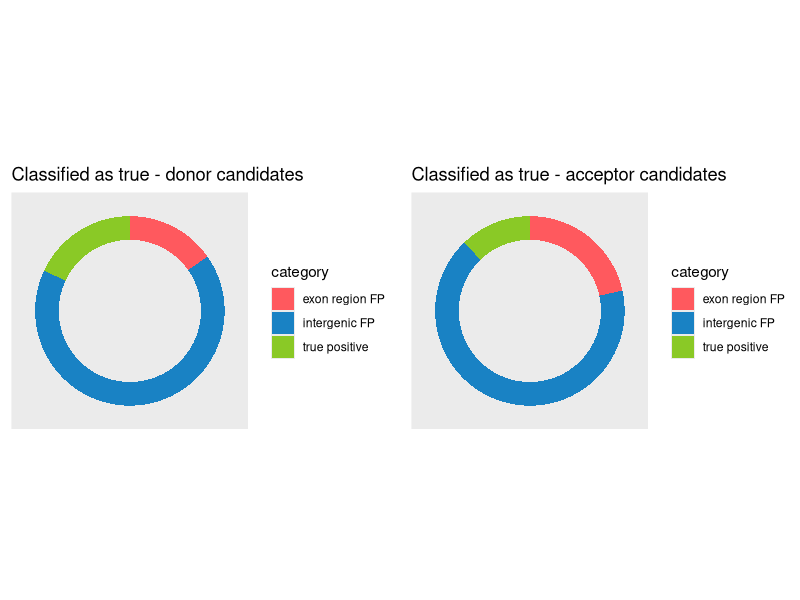
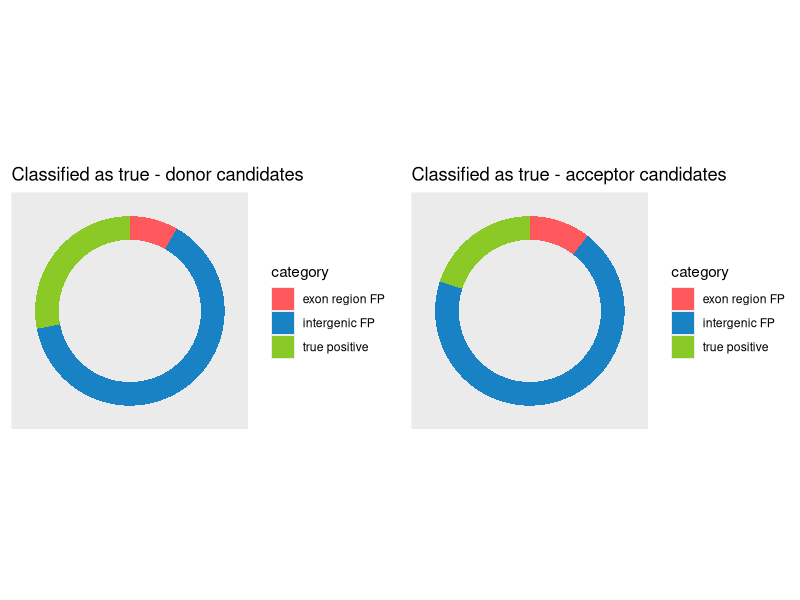
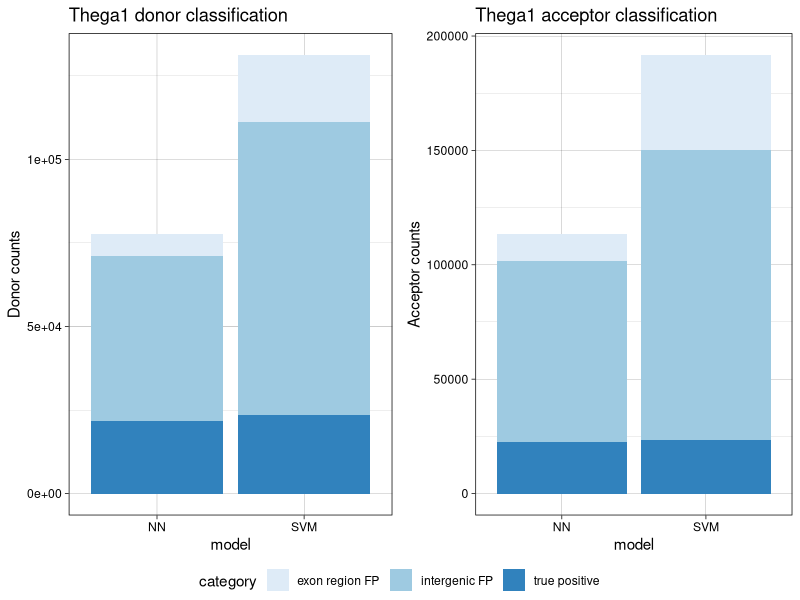
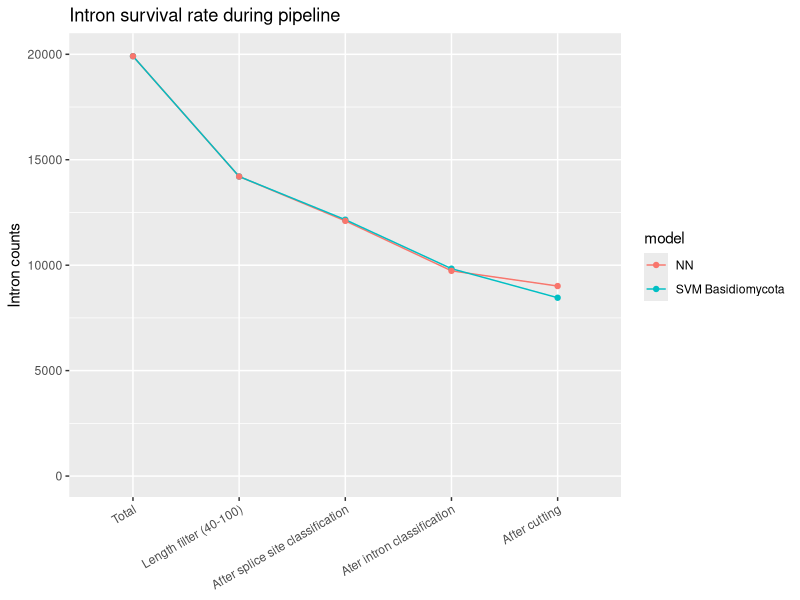
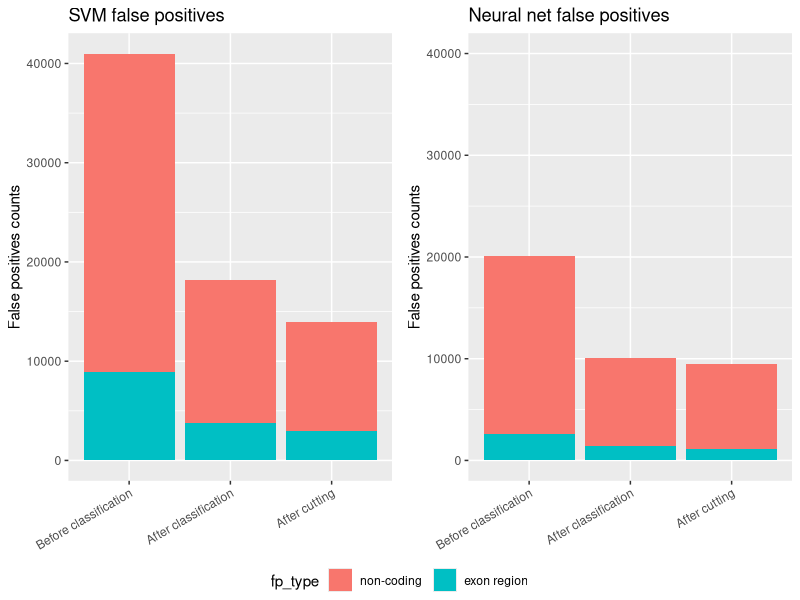
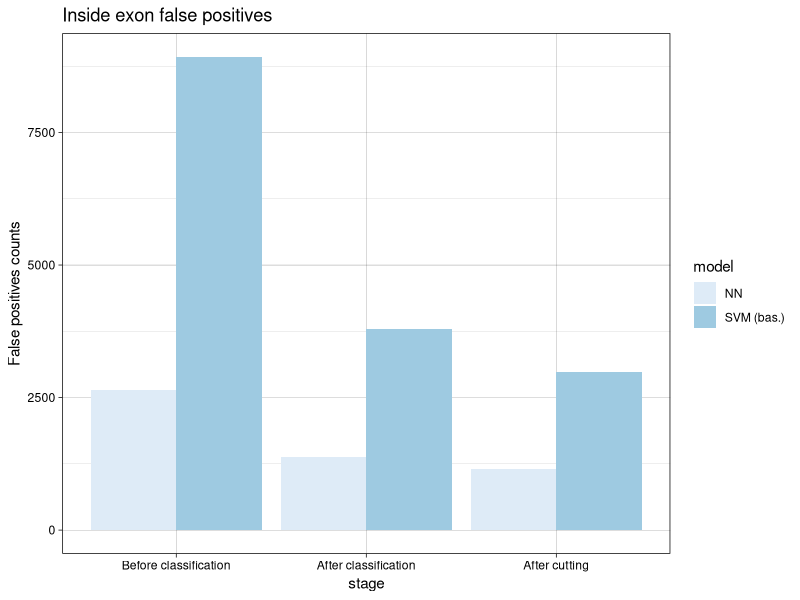
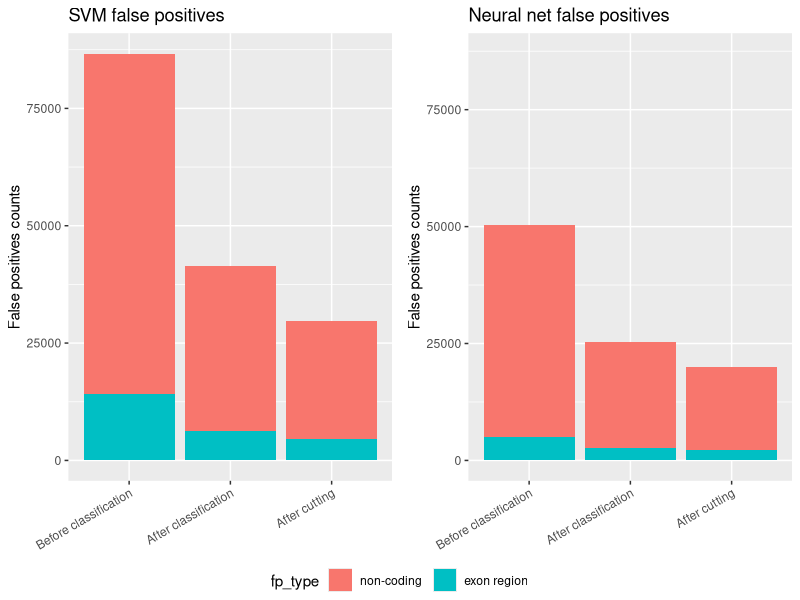
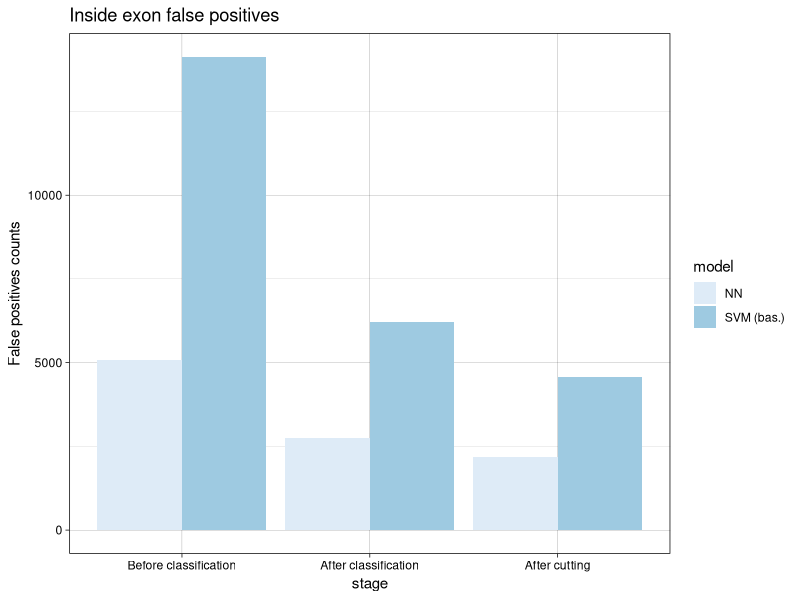

These charts were generated, in order, by the following R code:
## ---- chunk 1
knitr::opts_chunk$set(echo = TRUE)
library("ggplot2")
library("gridExtra") 
library("ggpubr")
## ---- chunk 2
CATEGORY_SPLICESITE_CLASSIFIED_TRUE <- c("exon region FP", "intergenic FP", "true positive")
CATEGORY_INTRON_CLASSIFIED_TRUE <- c("exon region FP", "TP or intergenic FP")

prepare_splicesite_comparison_plot_data <- function(splicesite_classified_true_metrics.svm, splicesite_classified_true_metrics.nn){
  dat <- data.frame(
    model=rep(c("SVM", "NN"), each=3),
    category=rep(CATEGORY_SPLICESITE_CLASSIFIED_TRUE, times=2),
    count=c(
        diff(rev(c(splicesite_classified_true_metrics.svm, 0))), 
        diff(rev(c(splicesite_classified_true_metrics.nn, 0)))
      )
  )
  return(dat)
}

build_piechart_data <- function(dat){
  # Add addition columns, needed for drawing with geom_rect.
  dat$fraction = dat$count / sum(dat$count)
  dat$ymax = cumsum(dat$fraction)
  dat$ymin = c(0, head(dat$ymax, n=-1))
  
  return(dat)
}

plot_splicesite_piechart <- function(classified_as_true_metrics, site){
  dat = data.frame(
    count=diff(rev(c(classified_as_true_metrics, 0))), 
    category=CATEGORY_SPLICESITE_CLASSIFIED_TRUE
  )
  dat.plot.data <- build_piechart_data(dat)
  dat.plot.data$category <- factor(dat$category, levels = CATEGORY_SPLICESITE_CLASSIFIED_TRUE)

  p = ggplot(dat.plot.data, aes(fill=category, ymax=ymax, ymin=ymin, xmax=4, xmin=3)) +
       geom_rect() +
       coord_polar(theta="y") +
       xlim(c(0, 4)) +
       theme(panel.grid=element_blank()) +
       theme(axis.text=element_blank()) +
       theme(axis.ticks=element_blank()) +
       scale_fill_manual(values=c("#FF595E", "#1982C4", "#8AC926")) +
       labs(title=paste("Classified as true -", site, "candidates") )
  
  return(p)
}

plot_adjusted_intron_precision_piechart <- function(classified_true_data, model_type){
  dat = data.frame(
    count=diff(rev(c(classified_true_data, 0))), 
    category=CATEGORY_INTRON_CLASSIFIED_TRUE
  )
  dat.plot.data <- build_piechart_data(dat)
  dat.plot.data$category <- factor(dat$category, levels = CATEGORY_INTRON_CLASSIFIED_TRUE)
  
  p = ggplot(dat.plot.data, aes(fill=category, ymax=ymax, ymin=ymin, xmax=4, xmin=3)) +
       geom_rect() +
       coord_polar(theta="y") +
       xlim(c(0, 4)) +
       theme(panel.grid=element_blank()) +
       theme(axis.text=element_blank()) +
       theme(axis.ticks=element_blank()) +
       scale_fill_manual(values=c("#FF595E", "#1982C4", "#8AC926")) +
       labs(title=paste("Adjusted intron cutting precision -", model_type))
  
  return(p)
}

## ---- chunk 3
# Number taken from the output of "intragen/intragen_splice_sites_fp.py" script
thega.donor.class.metrics <- c(classified_as_true=131246, fp=107595, in_exon_fp=20057)
thega.acceptor.class.metrics <- c(classified_as_true=191664, fp=168262, in_exon_fp=41325)

p1 <- plot_splicesite_piechart(thega.donor.class.metrics, "donor")
p2 <- plot_splicesite_piechart(thega.acceptor.class.metrics, "acceptor")

grid.arrange(p1, p2, nrow=1)
## ---- chunk 4
# Number taken from the output of "intragen/intragen_splice_sites_fp.py" script
thega.donor.class.metrics.nn <- c(77560, 55826, 6373)
thega.acceptor.class.metrics.nn <- c(113595, 90925, 11822)

p1 <- plot_splicesite_piechart(thega.donor.class.metrics.nn, "donor")
p2 <- plot_splicesite_piechart(thega.acceptor.class.metrics.nn, "acceptor")

grid.arrange(p1, p2, nrow=1)
## ---- chunk 5
dat_thega_donor <- prepare_splicesite_comparison_plot_data(thega.donor.class.metrics, thega.donor.class.metrics.nn)
thega.donor.class.plot <- ggplot(data=dat_thega_donor, aes(x=model, y=count, fill=category)) +
    geom_bar(stat="identity") +
    ggtitle("Thega1 donor classification") +
    ylab("Donor counts") + 
    scale_fill_brewer() + theme_linedraw()

dat_thega_acceptor <- prepare_splicesite_comparison_plot_data(thega.acceptor.class.metrics, thega.acceptor.class.metrics.nn)
thega.acceptor.class.plot <- ggplot(data=dat_thega_acceptor, aes(x=model, y=count, fill=category)) +
    geom_bar(stat="identity") +
    ggtitle("Thega1 acceptor classification") +
    ylab("Acceptor counts") + 
    scale_fill_brewer() + theme_linedraw()

ggarrange(thega.donor.class.plot, thega.acceptor.class.plot, nrow=1, common.legend = TRUE, legend="bottom")
## ---- chunk 6
# Number taken from the output of "intragen/intragen_splice_sites_fp.py" script
kocim.donor.class.metrics <- c(39159, 22171, 3499)
kocim.acceptor.class.metrics <- c(99443, 82582, 29948)
## ---- chunk 7
progress.groups <- c("Total", "Length filter (40-100)", "After splice site classification", "Ater intron classification", "After cutting")
kocim.basi.progress <- c(19911, 14204, 12156, 9834, 8456)
kocim.nn.progress <- c(19911, 14204, 12100, 9731, 9011)

dat1 <- data.frame(
  stage = rep(progress.groups, times=2), 
  model= rep(c("SVM Basidiomycota", "NN"), each=length(kocim.basi.progress)),
  count=c(kocim.basi.progress, kocim.nn.progress)
  )

dat1$stage <- factor(dat1$stage, levels = progress.groups)

ggplot(data=dat1, aes(x=stage, y=count, group=model, color=model)) +
    geom_line() +
    geom_point() +
    ggtitle("Intron survival rate during pipeline") +
    theme(axis.title.x=element_blank(), axis.text.x = element_text(angle = 30, hjust = 1)) +
    coord_cartesian(ylim=c(0, 20000)) +
    ylab("Intron counts")
## ---- chunk 8
progress.groups <- c("Before classification", "After classification", "After cutting")
regions <- c("non-coding", "exon region")

build_plot_df <- function(counts_intergen, counts_intragen){
  dat <- data.frame(
    stage = rep(progress.groups, times=2), 
    fp_type = rep(regions, each=3),
    fp_counts=c(counts_intergen, counts_intragen)
  )

  dat$stage <- factor(dat$stage, levels = progress.groups)
  dat$fp_type <- factor(dat$fp_type, levels = regions)
  
  return(dat)
}
## ---- chunk 9

kocim.NN.fp.all <- c(20141, 10103, 9495)
kocim.NN.fp.intragen <- c(2640, 1383, 1143)
kocim.NN.fp.intergen <- kocim.NN.fp.all - kocim.NN.fp.intragen

kocim.SVM.fp.all <- c(41001, 18228, 13934)
kocim.SVM.fp.intragen <- c(8927, 3792, 2975)
kocim.SVM.fp.intergen <- kocim.SVM.fp.all - kocim.SVM.fp.intragen

dat_svm <- build_plot_df(kocim.SVM.fp.intergen, kocim.SVM.fp.intragen)

svm.plot <- ggplot(data=dat_svm, aes(x=stage, y=fp_counts, fill=fp_type)) +
    geom_bar(stat="identity") + 
    ggtitle("SVM false positives") +
    ylab("False positives counts") +
    theme(axis.title.x=element_blank(), axis.text.x = element_text(angle = 30, hjust = 1))
# ----------------------------------------------------------------------------------------------------------------
dat_nn <- build_plot_df(kocim.NN.fp.intergen, kocim.NN.fp.intragen)

nn.plot <- ggplot(data=dat_nn, aes(x=stage, y=fp_counts, fill=fp_type)) +
    geom_bar(stat="identity") +
    ggtitle("Neural net false positives") +
    ylab("False positives counts") + 
    ylim(0,40000) +
    theme(axis.title.x=element_blank(), axis.text.x = element_text(angle = 30, hjust = 1))

ggarrange(svm.plot, nn.plot, nrow=1, common.legend = TRUE, legend="bottom")

dat3 <- data.frame(
  stage=rep(progress.groups, times=2),
  model=rep(c("SVM (bas.)", "NN"), each=3),
  intragen_fp=c(kocim.SVM.fp.intragen, kocim.NN.fp.intragen)
  )

dat3$stage <- factor(dat3$stage, levels = progress.groups)

exon.fp.plot <- ggplot(data=dat3, aes(x=stage, y=intragen_fp, fill=model)) +
    geom_bar(stat="identity", position = position_dodge()) +
    ggtitle("Inside exon false positives") +
    ylab("False positives counts") + 
    theme(axis.title.x=element_blank(), axis.text.x = element_text(angle = 30, hjust = 1)) +
    scale_fill_brewer() + theme_linedraw()
exon.fp.plot
## ---- chunk 10
thega.NN.fp.all <- c(50331, 25251, 20008)
thega.NN.fp.intragen <- c(5071, 2759, 2195)
thega.NN.fp.intergen <- thega.NN.fp.all - thega.NN.fp.intragen

thega.SVM.fp.all <- c(86685, 41416, 29680)
thega.SVM.fp.intragen <- c(14131, 6204, 4577)
thega.SVM.fp.intergen <- thega.SVM.fp.all - thega.SVM.fp.intragen

dat_svm_thega <- build_plot_df(thega.SVM.fp.intergen, thega.SVM.fp.intragen)

svm.plot <- ggplot(data=dat_svm_thega, aes(x=stage, y=fp_counts, fill=fp_type)) +
    geom_bar(stat="identity") + 
    ggtitle("SVM false positives") +
    ylab("False positives counts") +
    theme(axis.title.x=element_blank(), axis.text.x = element_text(angle = 30, hjust = 1))
# ----------------------------------------------------------------------------------------------------------------
dat_nn_thega <- build_plot_df(thega.NN.fp.intergen, thega.NN.fp.intragen)

nn.plot <- ggplot(data=dat_nn_thega, aes(x=stage, y=fp_counts, fill=fp_type)) +
    geom_bar(stat="identity") +
    ggtitle("Neural net false positives") +
    ylab("False positives counts") + 
    ylim(0,87000) +
    theme(axis.title.x=element_blank(), axis.text.x = element_text(angle = 30, hjust = 1))

ggarrange(svm.plot, nn.plot, nrow=1, common.legend = TRUE, legend="bottom") 

dat3 <- data.frame(
  stage=rep(progress.groups, times=2),
  model=rep(c("SVM (bas.)", "NN"), each=3),
  intragen_fp=c(thega.SVM.fp.intragen, thega.NN.fp.intragen)
  )

dat3$stage <- factor(dat3$stage, levels = progress.groups)

exon.fp.plot <- ggplot(data=dat3, aes(x=stage, y=intragen_fp, fill=model)) +
    geom_bar(stat="identity", position = position_dodge()) +
    ggtitle("Inside exon false positives") +
    ylab("False positives counts") + 
    theme(axis.title.x=element_blank()) +
    scale_fill_brewer() + theme_linedraw()
exon.fp.plot

## ---- chunk 11
classified_true_data_nn <- c(exon_fp = 2195, total_classified_true =34963)
p_nn <- plot_adjusted_intron_precision_piechart(classified_true_data_nn, "NN")

classified_true_data_svm <- c(exon_fp = 4577, total_classified_true =45015)
p_svm <- plot_adjusted_intron_precision_piechart(classified_true_data_svm, "SVM")

grid.arrange(p_nn, p_svm, ncol = 2)  
## ---- chunk 12
total <- 19911
filter40_100 <- 14204

kocim.basido.counts <- 12156
kocim.asco.counts <-  10766
kocim.nn.counts <- 12100

intron_groups <- c("Basidiomycota SVM", "Ascomycota SVM", "Neural Net")
kocim.intron.counts <- c(kocim.basido.counts, kocim.asco.counts, kocim.nn.counts)
rate <- 100*kocim.intron.counts / total

dat <- data.frame(
  model = intron_groups, 
  counts = kocim.intron.counts,
  rate = rate
  )
dat$model <- factor(dat$model, levels = dat$model)

ggplot(data=dat, aes(x=model, y=counts, fill=model)) +
    geom_bar(stat="identity") +
    geom_text(aes(label = paste(round(rate), '%')), vjust=-0.5) +
    geom_hline(aes(yintercept=total)) +
    geom_text(aes(1,total,label = "Introns total", vjust = -1)) +
    geom_hline(aes(yintercept=filter40_100), color='coral', size=0.3) +
    geom_text(aes(1,filter40_100,label = "Introns length 40-100", vjust = -1), color='coral') +
    ggtitle("After splice site classification - intron survival rate") +
    theme(axis.text.x = element_text(angle = 30, hjust = 1)) +
    ylab("Intron counts") +
    ylim(0, 21000) +
    scale_fill_brewer() +
    theme_linedraw()

